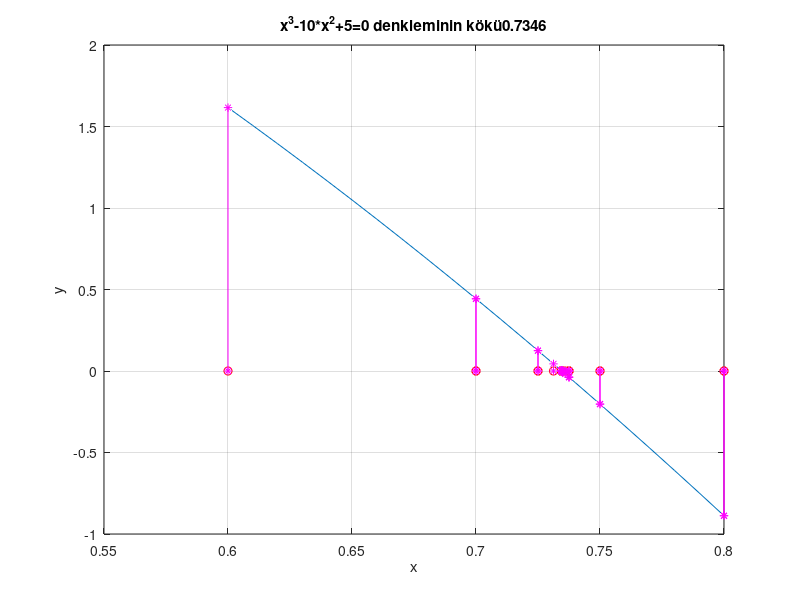

Source code (MATLAB):
function bisection
clc; clear all;
a=0.6; b=0.8;
x=[a:0.01:b];
y=f(x);
it=1;
if f(a)*f(b)>0
    fprintf('x^3-10*x^2+5 denkleminin (%4.2f, %4.2f) aralığında kökü yoktur',a,b)
else
    m=(a+b)/2;
    while (abs (f(m))>eps) & ((b-a)/2>eps) 
        plot(a,0,'or');
        line([a,a], [0, f(a)], [1,1], 'Marker','*', 'LineStyle', '-','Color','m');
        hold on;
        plot(b,0,'or');
        line([b,b], [0, f(b)], [1,1], 'Marker','*', 'LineStyle', '-','Color','m');
        hold on;
        it=it+1;
        if f(a)*f(m)<0
            b=m;
        elseif f(m)*f(b)<0 
            a=m;
        end
        m=(a+b)/2;
    end
    end
    plot(x,y);
    xlabel('x');
    ylabel('y');
    title(['x^3-10*x^2+5=0 denkleminin kökü', num2str(m)])
    grid on
    fprintf('x^3-10*x^2+5=0 denkleminin kökü %6.4f dir ve iterasyon sayısı %6.4f dir',m,it)

function y=f(x)
y= x.^3-10*x.^2+5;